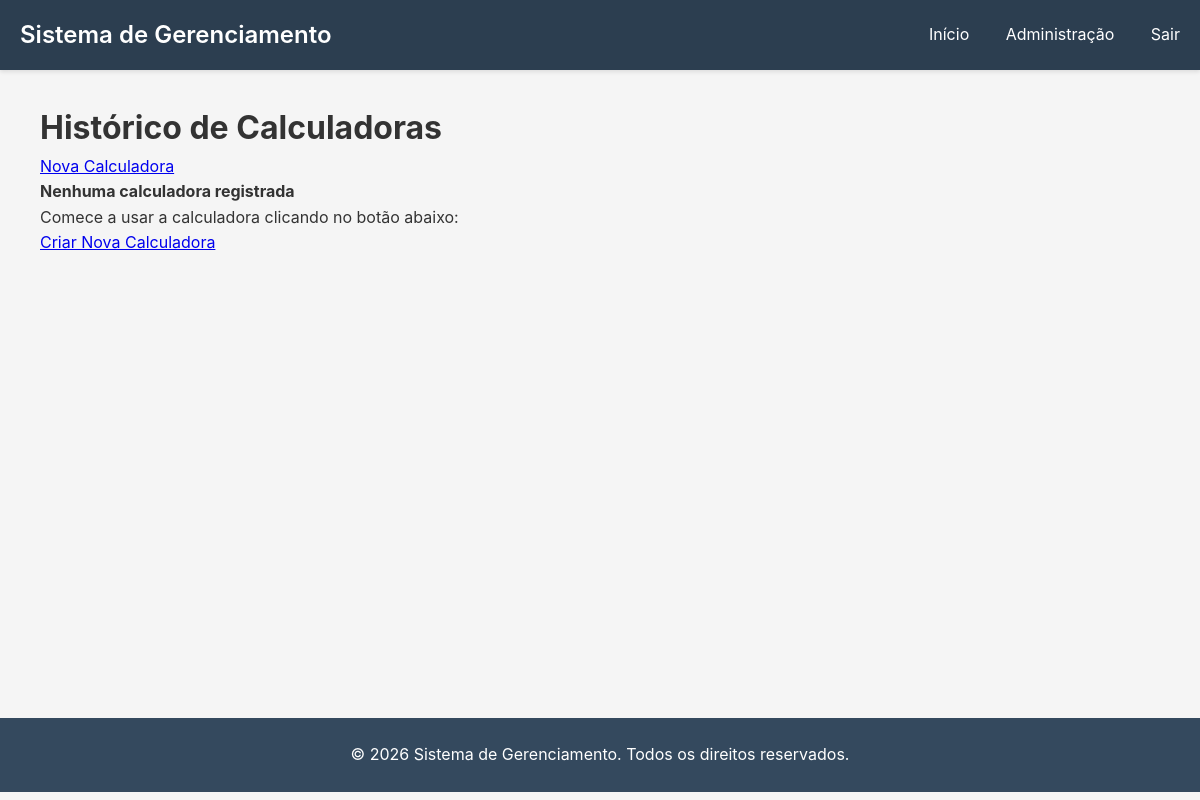
Before: /calculadora/historico/ (signed in) with the older database file.
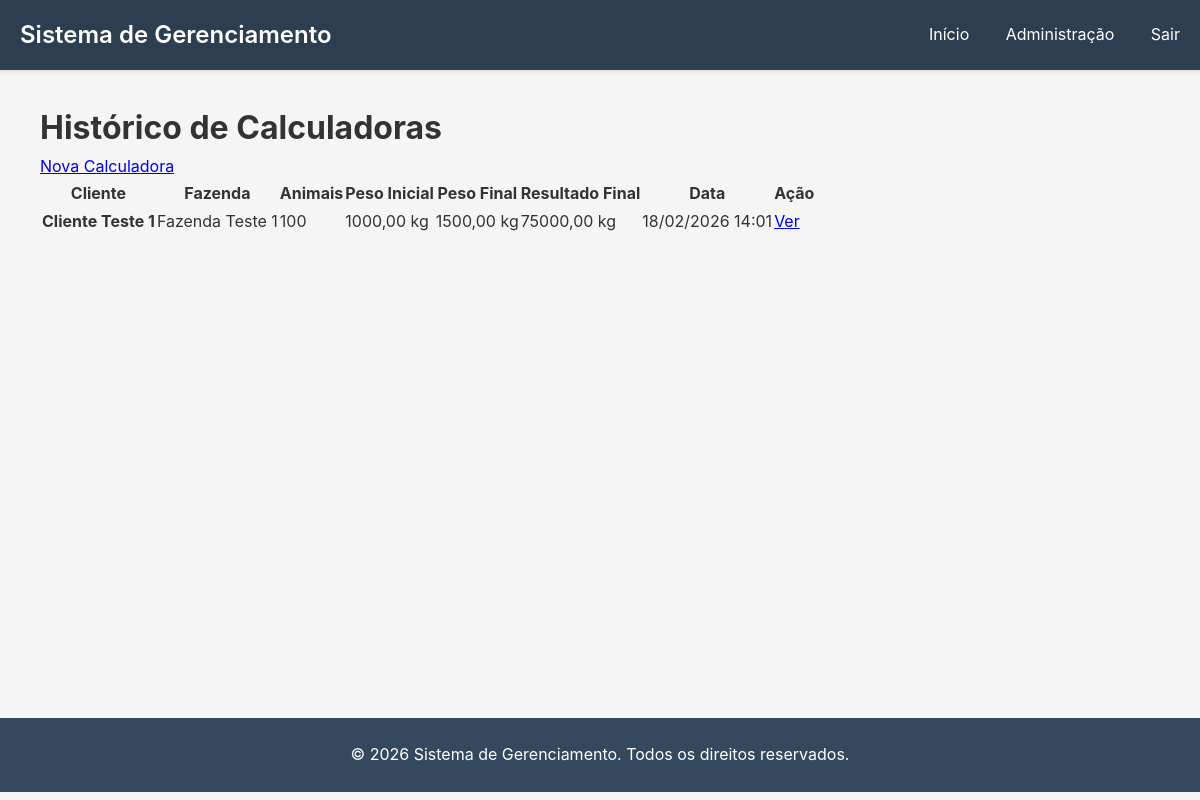
After: the same page with the newer database file.
### calculadoras/models.py (models this page shows, shortened)
class Calculadora_Dieta_Ruminantes(models.Model):
    nome_cliente        = models.CharField(max_length=255)
    nome_fazenda        = models.CharField(max_length=255)
    data_criacao        = models.DateTimeField(default=timezone.now)
    quantidade_animais  = models.IntegerField()
    peso_inicial        = models.FloatField(help_text="Peso em kg")
    peso_final          = models.FloatField(help_text="Peso em kg")
    fator_ganho_peso    = models.FloatField(help_text="Multiplicador para ganho de peso")
    peso                = models.FloatField(null=True, blank=True)
    proteina            = models.FloatField(null=True, blank=True)
    energia             = models.FloatField(null=True, blank=True)
    fibra               = models.FloatField(null=True, blank=True)
    carboidrato         = models.FloatField(null=True, blank=True)
    gordura             = models.FloatField(null=True, blank=True)
    resultado_final     = models.FloatField(null=True, blank=True)
    class Meta:
        verbose_name = "Calculadora de Dieta para Ruminantes"
        verbose_name_plural = "Calculadoras de Dieta para Ruminantes"
        ordering = ['-data_criacao']

### calculadoras/views.py (the view)
# urls.py: path('calculadora/historico/'           ,  CalculadoraDietaListView.as_view(),      name='calculadora_list'),
class CalculadoraDietaListView(LoginRequiredMixin, ListView):
    model = Calculadora_Dieta_Ruminantes
    template_name = 'calculadoras/calculadora_list.html'
    context_object_name = 'calculadoras'
    paginate_by = 10
    def get_queryset(self):
        return Calculadora_Dieta_Ruminantes.objects.all().order_by('-data_criacao')

### calculadoras/templates/calculadoras/calculadora_list.html (shortened to what this page needs)
{% extends 'base.html' %}
{% load static %}
{% block content %}
<div class="container mt-5">
    <div class="row mb-4">
        <div class="col-md-8">
            <h1> Histórico de Calculadoras</h1>
        </div>
        <div class="col-md-4 text-end">
            <a href="{% url 'calculadora' %}" class="btn btn-primary">
                 Nova Calculadora
            </a>
        </div>
    </div>
    {% if calculadoras %}
    <div class="table-responsive">
        <table class="table table-striped table-hover">
            <thead class="table-dark">
                <tr>
                    <th>Cliente</th>
                    <th>Fazenda</th>
                    <th>Animais</th>
                    <th>Peso Inicial</th>
                    <th>Peso Final</th>
                    <th>Resultado Final</th>
                    <th>Data</th>
                    <th>Ação</th>
                </tr>
            </thead>
            <tbody>
                {% for calc in calculadoras %}
                <tr>
                    <td><strong>{{ calc.nome_cliente }}</strong></td>
                    <td>{{ calc.nome_fazenda }}</td>
                    <td>{{ calc.quantidade_animais }}</td>
                    <td>{{ calc.peso_inicial|floatformat:2 }} kg</td>
                    <td>{{ calc.peso_final|floatformat:2 }} kg</td>
                    <td>
                        <span class="badge bg-success">
                            {{ calc.resultado_final|floatformat:2 }} kg
                        </span>
                    </td>
                    <td>{{ calc.data_criacao|date:"d/m/Y H:i" }}</td>
                    <td>
                        <a href="{% url 'calculadora_detail' calc.pk %}" class="btn btn-sm btn-info">
                             Ver
                        </a>
                    </td>
                </tr>
                {% endfor %}
            </tbody>
        </table>
    </div>
    {% else %}
    <div class="alert alert-info" role="alert">
        <h4 class="alert-heading">Nenhuma calculadora registrada</h4>
        <p>Comece a usar a calculadora clicando no botão abaixo:</p>
        <a href="{% url 'calculadora' %}" class="btn btn-primary">
             Criar Nova Calculadora
        </a>
    </div>
    {% endif %}
</div>
{% endblock %}

Changed rows visible on the page:
added Calculadora_Dieta_Ruminantes: nome_cliente "Cliente Teste 1", nome_fazenda "Fazenda Teste 1", quantidade_animais "100", peso_inicial "1000,00", peso_final "1500,00", resultado_final "75000,00", data_criacao "18/02/2026 14:01"
Other visible differences:
text no longer shown: "Nenhuma calculadora registrada Comece a usar a calculadora clicando no botão abaixo: Criar Nova Calculadora"
text now shown: "Cliente Fazenda Animais Peso Inicial Peso Final Resultado Final Data Ação"
